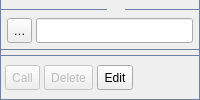
         <widget class="QWidget" name="PageContacts">
          <property name="sizePolicy">
           <sizepolicy hsizetype="Expanding" vsizetype="Expanding">
            <horstretch>0</horstretch>
            <verstretch>0</verstretch>
           </sizepolicy>
          </property>
          <layout class="QVBoxLayout">
           <property name="spacing">
            <number>0</number>
           </property>
           <property name="margin">
            <number>0</number>
           </property>
           <item>
            <widget class="QFrame" name="frame_page_contacts">
             <property name="styleSheet">
              <string>QFrame#frame_page_contacts {
  border: 0px solid #717fa0;
  border-left: 1px solid #717fa0;
  border-right: 1px solid #717fa0;
}
</string>
             </property>
             <property name="frameShape">
              <enum>QFrame::StyledPanel</enum>
             </property>
             <layout class="QVBoxLayout">
              <property name="spacing">
               <number>0</number>
              </property>
              <property name="margin">
               <number>0</number>
              </property>
              <item>
               <widget class="QFrame" name="frame_4">
                <property name="sizePolicy">
                 <sizepolicy hsizetype="Expanding" vsizetype="Fixed">
                  <horstretch>0</horstretch>
                  <verstretch>0</verstretch>
                 </sizepolicy>
                </property>
                <property name="minimumSize">
                 <size>
                  <width>16</width>
                  <height>12</height>
                 </size>
                </property>
                <property name="maximumSize">
                 <size>
                  <width>16777215</width>
                  <height>12</height>
                 </size>
                </property>
                <property name="styleSheet">
                 <string>border: 0px solid #717fa0;
</string>
                </property>
                <layout class="QHBoxLayout">
                 <property name="spacing">
                  <number>0</number>
                 </property>
                 <property name="margin">
                  <number>0</number>
                 </property>
                 <item>
                  <widget class="QLabel" name="label_2">
                   <property name="sizePolicy">
                    <sizepolicy hsizetype="Fixed" vsizetype="Fixed">
                     <horstretch>0</horstretch>
                     <verstretch>0</verstretch>
                    </sizepolicy>
                   </property>
                   <property name="minimumSize">
                    <size>
                     <width>106</width>
                     <height>8</height>
                    </size>
                   </property>
                   <property name="maximumSize">
                    <size>
                     <width>106</width>
                     <height>8</height>
                    </size>
                   </property>
                   <property name="styleSheet">
                    <string>border: 0px;
border-bottom: 1px solid #717fa0;
</string>
                   </property>
                  </widget>
                 </item>
                 <item>
                  <widget class="QLabel" name="label_5">
                   <property name="sizePolicy">
                    <sizepolicy hsizetype="Fixed" vsizetype="Fixed">
                     <horstretch>0</horstretch>
                     <verstretch>0</verstretch>
                    </sizepolicy>
                   </property>
                   <property name="minimumSize">
                    <size>
                     <width>18</width>
                     <height>8</height>
                    </size>
                   </property>
                   <property name="maximumSize">
                    <size>
                     <width>18</width>
                     <height>8</height>
                    </size>
                   </property>
                   <property name="styleSheet">
                    <string>border: 0px;</string>
                   </property>
                   <property name="text">
                    <string/>
                   </property>
                   <property name="pixmap">
                    <pixmap>pointer.png</pixmap>
                   </property>
                  </widget>
                 </item>
                 <item>
                  <widget class="QLabel" name="label_6">
                   <property name="sizePolicy">
                    <sizepolicy hsizetype="Expanding" vsizetype="Fixed">
                     <horstretch>0</horstretch>
                     <verstretch>0</verstretch>
                    </sizepolicy>
                   </property>
                   <property name="minimumSize">
                    <size>
                     <width>0</width>
                     <height>8</height>
                    </size>
                   </property>
                   <property name="maximumSize">
                    <size>
                     <width>16777215</width>
                     <height>8</height>
                    </size>
                   </property>
                   <property name="styleSheet">
                    <string>border: 0px;
border-bottom: 1px solid #717fa0;
</string>
                   </property>
                  </widget>
                 </item>
                </layout>
               </widget>
              </item>
              <item>
               <layout class="QHBoxLayout">
                <property name="spacing">
                 <number>4</number>
                </property>
                <property name="margin">
                 <number>6</number>
                </property>
                <item>
                 <widget class="QToolButton" name="abk_new">
                  <property name="sizePolicy">
                   <sizepolicy hsizetype="Fixed" vsizetype="Fixed">
                    <horstretch>0</horstretch>
                    <verstretch>0</verstretch>
                   </sizepolicy>
                  </property>
                  <property name="minimumSize">
                   <size>
                    <width>25</width>
                    <height>25</height>
                   </size>
                  </property>
                  <property name="maximumSize">
                   <size>
                    <width>25</width>
                    <height>25</height>
                   </size>
                  </property>
                  <property name="toolTip">
                   <string>Create new contact</string>
                  </property>
                  <property name="text">
                   <string>New</string>
                  </property>
                  <property name="icon">
                   <iconset>
                    <normaloff>add.png</normaloff>add.png</iconset>
                  </property>
                  <property name="toolButtonStyle">
                   <enum>Qt::ToolButtonIconOnly</enum>
                  </property>
                  <property name="_yate_normal_icon" stdset="0">
                   <string>add.png</string>
                  </property>
                  <property name="_yate_pressed_icon" stdset="0">
                   <string>add_pressed.png</string>
                  </property>
                  <property name="_yate_hover_icon" stdset="0">
                   <string>add_hover.png</string>
                  </property>
                 </widget>
                </item>
                <item>
                 <widget class="QFrame" name="frame_6">
                  <property name="sizePolicy">
                   <sizepolicy hsizetype="Expanding" vsizetype="Fixed">
                    <horstretch>0</horstretch>
                    <verstretch>0</verstretch>
                   </sizepolicy>
                  </property>
                  <property name="minimumSize">
                   <size>
                    <width>16</width>
                    <height>25</height>
                   </size>
                  </property>
                  <property name="maximumSize">
                   <size>
                    <width>16777215</width>
                    <height>25</height>
                   </size>
                  </property>
                  <layout class="QHBoxLayout">
                   <property name="spacing">
                    <number>0</number>
                   </property>
                   <property name="margin">
                    <number>0</number>
                   </property>
                   <item>
                    <widget class="QLineEdit" name="search_contact">
                     <property name="minimumSize">
                      <size>
                       <width>0</width>
                       <height>25</height>
                      </size>
                     </property>
                     <property name="maximumSize">
                      <size>
                       <width>16777215</width>
                       <height>25</height>
                      </size>
                     </property>
                     <property name="styleSheet">
                      <string>QLineEdit {
  background-image: url(search.png);
  background-repeat: no-repeat;
  background-position: left;
  padding-left: 20px;
}
</string>
                     </property>
                     <property name="_yate_textchangednotify" stdset="0">
                      <bool>true</bool>
                     </property>
                    </widget>
                   </item>
                  </layout>
                 </widget>
                </item>
               </layout>
              </item>
              <item>
               <widget class="QFrame" name="frame_contacts">
                <property name="sizePolicy">
                 <sizepolicy hsizetype="Expanding" vsizetype="Expanding">
                  <horstretch>0</horstretch>
                  <verstretch>0</verstretch>
                 </sizepolicy>
                </property>
                <property name="styleSheet">
                 <string>QFrame#frame_contacts {
  border: 0px;
  border-top: 1px solid #717fa0;
  border-bottom: 1px solid #717fa0;
}
</string>
                </property>
                <property name="_yate_uiwidget" stdset="0">
                 <bool>true</bool>
                </property>
                <property name="_yate_uiwidget_name" stdset="0">
                 <string>contacts</string>
                </property>
                <property name="_yate_uiwidget_class" stdset="0">
                 <string>QtCustomTree</string>
                </property>
                <property name="_yate_uiwidget_params" stdset="0">
                 <stringlist>
                  <string>property:_yate_save_props=_yate_sorting,_yate_col_widths</string>
                  <string>property:tabKeyNavigation=false</string>
                  <string>property:sortingEnabled=true</string>
                  <string>property:allColumnsShowFocus=true</string>
                  <string>property:_yate_horizontalheader=true</string>
                  <string>property:_yate_notifyonenterpressed=true</string>
                  <string>property:_yate_notifyitemchanged=true</string>
                  <string>property:_yate_itemheight=0</string>
                  <string>property:_yate_sorting=name,true</string>
                  <string>property:_yate_itemheight=20</string>
                  <string>columns=Enabled,Name,Number/URI</string>
                  <string>columns.check=enabled</string>
                  <string>columns.width=30</string>
                  <string>columns.resize=fixed</string>
                  <string>columns.allowemptytitle=enabled</string>
                  <string>griddraw_right_color=#e3e6e9</string>
                  <string>griddraw_bottom_color=#a9c2c2</string>
                 </stringlist>
                </property>
               </widget>
              </item>
              <item>
               <widget class="QFrame" name="frame_contacts_buttons">
                <property name="styleSheet">
                 <string>QFrame#frame_contacts_buttons {
  border: 0px solid #717fa0;
  border-bottom: 1px solid #717fa0;
}
</string>
                </property>
                <property name="frameShape">
                 <enum>QFrame::StyledPanel</enum>
                </property>
                <layout class="QHBoxLayout">
                 <property name="spacing">
                  <number>4</number>
                 </property>
                 <property name="leftMargin">
                  <number>4</number>
                 </property>
                 <item>
                  <widget class="QToolButton" name="abk_call">
                   <property name="enabled">
                    <bool>false</bool>
                   </property>
                   <property name="sizePolicy">
                    <sizepolicy hsizetype="Minimum" vsizetype="Fixed">
                     <horstretch>0</horstretch>
                     <verstretch>0</verstretch>
                    </sizepolicy>
                   </property>
                   <property name="minimumSize">
                    <size>
                     <width>0</width>
                     <height>25</height>
                    </size>
                   </property>
                   <property name="maximumSize">
                    <size>
                     <width>16777215</width>
                     <height>25</height>
                    </size>
                   </property>
                   <property name="toolTip">
                    <string>Call this contact</string>
                   </property>
                   <property name="text">
                    <string>Call</string>
                   </property>
                   <property name="icon">
                    <iconset>
                     <normaloff>call.png</normaloff>call.png</iconset>
                   </property>
                   <property name="toolButtonStyle">
                    <enum>Qt::ToolButtonTextBesideIcon</enum>
                   </property>
                   <property name="_yate_normal_icon" stdset="0">
                    <string>call.png</string>
                   </property>
                   <property name="_yate_pressed_icon" stdset="0">
                    <string>call_pressed.png</string>
                   </property>
                   <property name="_yate_hover_icon" stdset="0">
                    <string>call_hover.png</string>
                   </property>
                  </widget>
                 </item>
                 <item>
                  <widget class="QToolButton" name="abk_del">
                   <property name="enabled">
                    <bool>false</bool>
                   </property>
                   <property name="sizePolicy">
                    <sizepolicy hsizetype="Minimum" vsizetype="Fixed">
                     <horstretch>0</horstretch>
                     <verstretch>0</verstretch>
                    </sizepolicy>
                   </property>
                   <property name="minimumSize">
                    <size>
                     <width>0</width>
                     <height>25</height>
                    </size>
                   </property>
                   <property name="maximumSize">
                    <size>
                     <width>16777215</width>
                     <height>25</height>
                    </size>
                   </property>
                   <property name="toolTip">
                    <string>Delete contact(s)</string>
                   </property>
                   <property name="text">
                    <string>Delete</string>
                   </property>
                   <property name="icon">
                    <iconset>
                     <normaloff>delete.png</normaloff>delete.png</iconset>
                   </property>
                   <property name="toolButtonStyle">
                    <enum>Qt::ToolButtonTextBesideIcon</enum>
                   </property>
                   <property name="_yate_identity" stdset="0">
                    <string>deletecheckeditems:contacts:</string>
                   </property>
                   <property name="_yate_normal_icon" stdset="0">
                    <string>delete.png</string>
                   </property>
                   <property name="_yate_pressed_icon" stdset="0">
                    <string>delete_pressed.png</string>
                   </property>
                   <property name="_yate_hover_icon" stdset="0">
                    <string>delete_hover.png</string>
                   </property>
                  </widget>
                 </item>
                 <item>
                  <widget class="QToolButton" name="abk_edit">
                   <property name="sizePolicy">
                    <sizepolicy hsizetype="Minimum" vsizetype="Fixed">
                     <horstretch>0</horstretch>
                     <verstretch>0</verstretch>
                    </sizepolicy>
                   </property>
                   <property name="minimumSize">
                    <size>
                     <width>0</width>
                     <height>25</height>
                    </size>
                   </property>
                   <property name="maximumSize">
                    <size>
                     <width>16777215</width>
                     <height>25</height>
                    </size>
                   </property>
                   <property name="toolTip">
                    <string>Edit this contact</string>
                   </property>
                   <property name="text">
                    <string>Edit</string>
                   </property>
                   <property name="icon">
                    <iconset>
                     <normaloff>edit.png</normaloff>edit.png</iconset>
                   </property>
                   <property name="toolButtonStyle">
                    <enum>Qt::ToolButtonTextBesideIcon</enum>
                   </property>
                   <property name="_yate_normal_icon" stdset="0">
                    <string>edit.png</string>
                   </property>
                   <property name="_yate_pressed_icon" stdset="0">
                    <string>edit_pressed.png</string>
                   </property>
                   <property name="_yate_hover_icon" stdset="0">
                    <string>edit_hover.png</string>
                   </property>
                  </widget>
                 </item>
                 <item>
                  <spacer>
                   <property name="orientation">
                    <enum>Qt::Horizontal</enum>
                   </property>
                   <property name="sizeHint" stdset="0">
                    <size>
                     <width>40</width>
                     <height>20</height>
                    </size>
                   </property>
                  </spacer>
                 </item>
                </layout>
               </widget>
              </item>
             </layout>
            </widget>
           </item>
          </layout>
         </widget>
